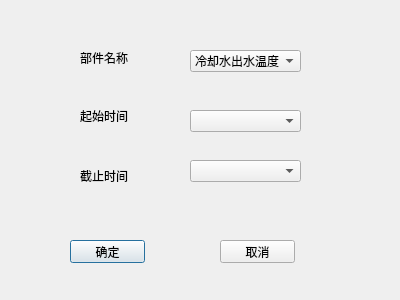
<?xml version="1.0" encoding="UTF-8"?>
<ui version="4.0">
 <class>getDataDialog</class>
 <widget class="QDialog" name="getDataDialog">
  <property name="geometry">
   <rect>
    <x>0</x>
    <y>0</y>
    <width>400</width>
    <height>300</height>
   </rect>
  </property>
  <property name="windowTitle">
   <string>导出数据</string>
  </property>
  <widget class="QLabel" name="label">
   <property name="geometry">
    <rect>
     <x>80</x>
     <y>50</y>
     <width>51</width>
     <height>16</height>
    </rect>
   </property>
   <property name="text">
    <string>部件名称</string>
   </property>
  </widget>
  <widget class="QLabel" name="label_2">
   <property name="geometry">
    <rect>
     <x>80</x>
     <y>110</y>
     <width>54</width>
     <height>12</height>
    </rect>
   </property>
   <property name="text">
    <string>起始时间</string>
   </property>
  </widget>
  <widget class="QLabel" name="label_3">
   <property name="geometry">
    <rect>
     <x>80</x>
     <y>170</y>
     <width>54</width>
     <height>12</height>
    </rect>
   </property>
   <property name="text">
    <string>截止时间</string>
   </property>
  </widget>
  <widget class="QComboBox" name="comboBox_2">
   <property name="geometry">
    <rect>
     <x>190</x>
     <y>110</y>
     <width>111</width>
     <height>22</height>
    </rect>
   </property>
  </widget>
  <widget class="QComboBox" name="comboBox_3">
   <property name="geometry">
    <rect>
     <x>190</x>
     <y>160</y>
     <width>111</width>
     <height>22</height>
    </rect>
   </property>
  </widget>
  <widget class="QPushButton" name="pushButton">
   <property name="geometry">
    <rect>
     <x>70</x>
     <y>240</y>
     <width>75</width>
     <height>23</height>
    </rect>
   </property>
   <property name="text">
    <string>确定</string>
   </property>
  </widget>
  <widget class="QPushButton" name="pushButton_2">
   <property name="geometry">
    <rect>
     <x>220</x>
     <y>240</y>
     <width>75</width>
     <height>23</height>
    </rect>
   </property>
   <property name="text">
    <string>取消</string>
   </property>
  </widget>
  <widget class="QComboBox" name="comboBox">
   <property name="geometry">
    <rect>
     <x>190</x>
     <y>50</y>
     <width>111</width>
     <height>22</height>
    </rect>
   </property>
   <item>
    <property name="text">
     <string>冷却水出水温度</string>
    </property>
   </item>
   <item>
    <property name="text">
     <string>冷却水出口水压</string>
    </property>
   </item>
   <item>
    <property name="text">
     <string>冷却水水流量</string>
    </property>
   </item>
   <item>
    <property name="text">
     <string>冷却水回水温度</string>
    </property>
   </item>
   <item>
    <property name="text">
     <string>冷却水机组水控制设定温度</string>
    </property>
   </item>
   <item>
    <property name="text">
     <string>冷却水压缩机排气温度</string>
    </property>
   </item>
   <item>
    <property name="text">
     <string>低温泵1级冷头温度</string>
    </property>
   </item>
   <item>
    <property name="text">
     <string>低温泵2级冷头温度</string>
    </property>
   </item>
   <item>
    <property name="text">
     <string>低温泵1#胀板温度</string>
    </property>
   </item>
   <item>
    <property name="text">
     <string>低温泵2#胀板温度</string>
    </property>
   </item>
   <item>
    <property name="text">
     <string>低温泵3#胀板温度</string>
    </property>
   </item>
   <item>
    <property name="text">
     <string>低温泵供电状态</string>
    </property>
   </item>
   <item>
    <property name="text">
     <string>低温泵1级加热器运行状态</string>
    </property>
   </item>
   <item>
    <property name="text">
     <string>低温泵2级加热器运行状态</string>
    </property>
   </item>
   <item>
    <property name="text">
     <string>低温泵状态</string>
    </property>
   </item>
   <item>
    <property name="text">
     <string>低温泵运行电流</string>
    </property>
   </item>
   <item>
    <property name="text">
     <string>分子泵电流</string>
    </property>
   </item>
   <item>
    <property name="text">
     <string>分子泵频率</string>
    </property>
   </item>
   <item>
    <property name="text">
     <string>分子泵状态</string>
    </property>
   </item>
   <item>
    <property name="text">
     <string>热沉平均温度</string>
    </property>
   </item>
   <item>
    <property name="text">
     <string>低温系统1#液氮泵电流</string>
    </property>
   </item>
   <item>
    <property name="text">
     <string>低温系统1#液氮泵电压</string>
    </property>
   </item>
   <item>
    <property name="text">
     <string>低温系统1#液氮泵功率</string>
    </property>
   </item>
   <item>
    <property name="text">
     <string>储槽液位</string>
    </property>
   </item>
  </widget>
 </widget>
 <resources/>
 <connections/>
</ui>
